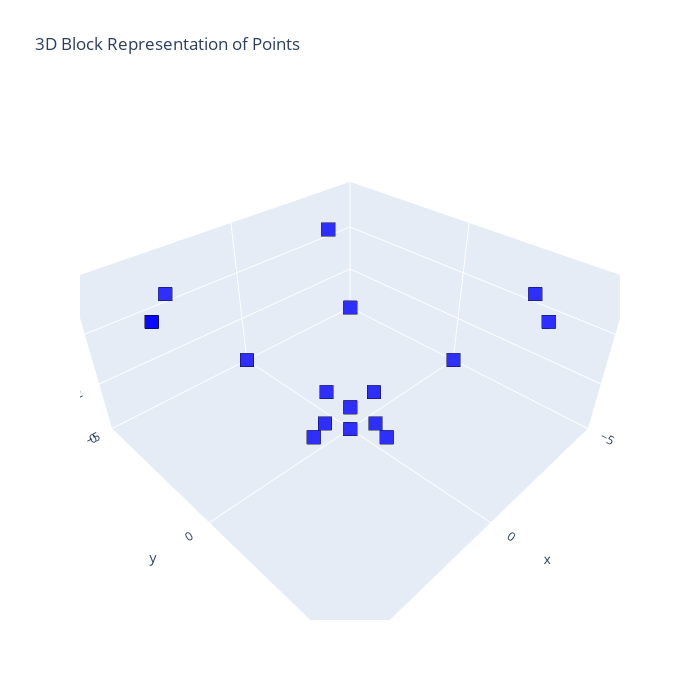

Notebook code cell kept with this figure:
### Code cell
import plotly.graph_objects as go

import numpy as np

def plot_blocks_3d_plotly(points):
    fig = go.Figure()

    x_coords = [p[0] for p in points]
    y_coords = [p[1] for p in points]
    z_coords = [p[2] for p in points]

    # Add points as scatter3d trace
    fig.add_trace(go.Scatter3d(x=x_coords, y=y_coords, z=z_coords,
                               mode='markers',
                               marker=dict(size=5, color='blue', opacity=0.8)))

    # Update layout
    fig.update_layout(scene=dict(
                        xaxis=dict(nticks=4, range=[min(x_coords)-1, max(x_coords)+1]),
                        yaxis=dict(nticks=4, range=[min(y_coords)-1, max(y_coords)+1]),
                        zaxis=dict(nticks=4, range=[min(z_coords)-1, max(z_coords)+1])),
                      width=700, height=700,
                      title="3D Block Representation of Points")
    
    fig.update_traces(marker=dict(symbol='square',size=5,line=dict(width=1,color='black')))


    fig.show()

# Example usage
points_3d = [(-1, 0, 1), (0, -1, 1), (0, 0, 1), (0, 1, 1), (1, 0, 1), (-2, 0, 2), (-1, -1, 2), (-1, 0, 2), (-1, 1, 2), (0, -2, 2), (0, -1, 2), (0, 1, 2), (0, 2, 2), (1, -1, 2), (1, 0, 2), (1, 1, 2), (2, 0, 2), (-3, 0, 3), (-2, -2, 3), (-2, -1, 3), (-2, 0, 3), (-2, 1, 3), (-2, 2, 3), (-1, -2, 3), (-1, 2, 3), (0, -3, 3), (0, -2, 3), (0, 2, 3), (0, 3, 3), (1, -2, 3), (1, 2, 3), (2, -2, 3), (2, -1, 3), (2, 0, 3), (2, 1, 3), (2, 2, 3), (3, 0, 3)]
plot_blocks_3d_plotly(a)

### Figure 1 — Plotly figure (JSON) as saved in the notebook; plotly's stock layout.template omitted (floating-point values rounded to 4 significant figures)
{"data": [{"marker": {"color": "blue", "line": {"color": "black", "width": 1}, "opacity": 0.8, "size": 5, "symbol": "square"}, "mode": "markers", "type": "scatter3d", "x": [0, -1, 0, 0, 1, -2, -2, 2, 2, 4, -4, -3, -3, 3, 3, 4, 4], "y": [0, 0, -1, 1, 0, -2, 2, -2, 2, -3, 3, -4, 4, -4, 4, -3, 3], "z": [1, 1, 1, 1, 1, 3, 3, 3, 3, 5, 5, 5, 5, 5, 5, 5, 5]}], "layout": {"height": 700, "scene": {"xaxis": {"nticks": 4, "range": [-5, 5]}, "yaxis": {"nticks": 4, "range": [-5, 5]}, "zaxis": {"nticks": 4, "range": [0, 6]}}, "title": {"text": "3D Block Representation of Points"}, "width": 700}}
